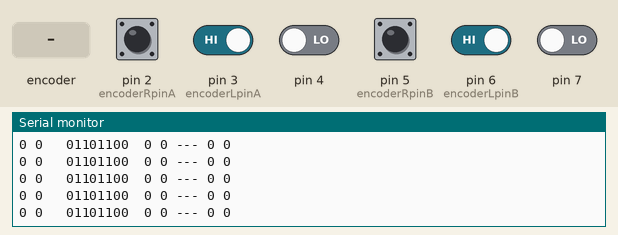
This sketch was run on a simulated Arduino Uno, built with avr-gcc and run on an emulated ATmega328P. Shown: the last lines printed to the serial monitor. The test bench sets the inputs (shaded band); at power-on: pin 2 (encoderRpinA), pin 3 (encoderLpinA), pin 5 (encoderRpinB), pin 6 (encoderLpinB) HIGH, pin 4, pin 7 LOW.

Above: at 1.2 s.
1.3 s: rotary encoder on pin 2 (encoderRpinA) / pin 5 (encoderRpinB) turned 1 step (first pin leading)
At 1.8 s:
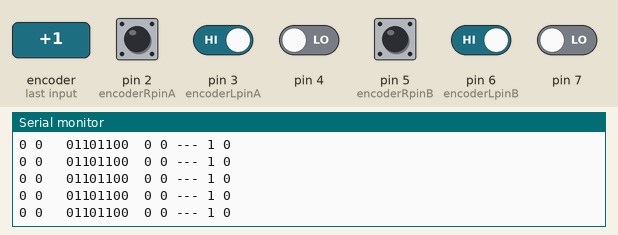
3.0 s: pin 3 (encoderLpinA) driven LOW
At 3.8 s:
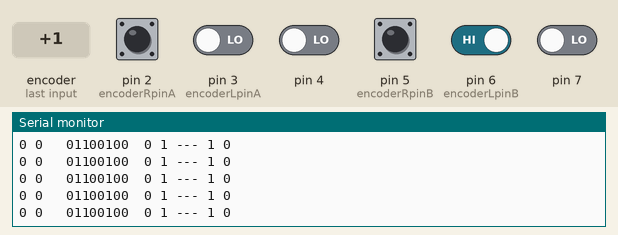
6.0 s: pin 4 driven HIGH
At 6.9 s:
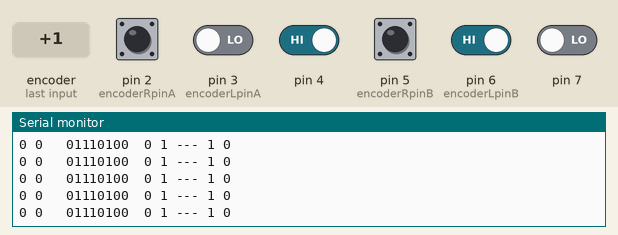
9.0 s: pin 6 (encoderLpinB) driven LOW
At 9.5 s:
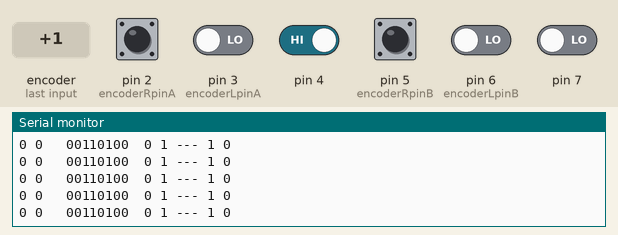
12.0 s: pin 7 driven HIGH
Timing chart, 0 to 12.3 s (numbered marks = the images above; inputs shaded):
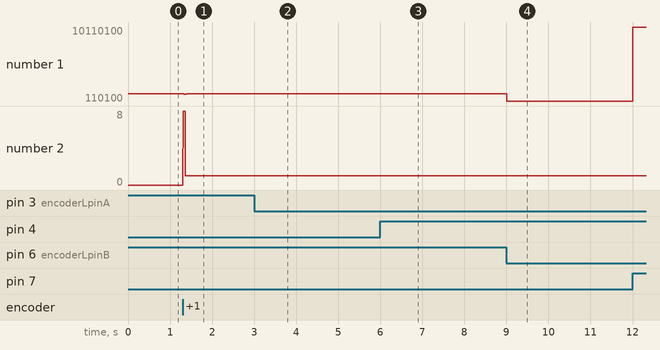

Measured:
- after the input at 1.3 s, the serial monitor: prints a new line at once (image 1)
- after the input at 3.0 s, the serial monitor: prints a new line at once (image 2)
- after the input at 6.0 s, the serial monitor: prints a new line at once (image 3)
- after the input at 9.0 s, the serial monitor: prints a new line at once (image 4)
- plotted number 1: 1101100 → 1100100 after the input at 3.0 s, 1100100 → 1110100 after the input at 6.0 s, 1110100 → 110100 after the input at 9.0 s, 110100 → 10110100 after the input at 12.0 s
- plotted number 2: 0 → 1 after the input at 1.3 s

The sketch:

EncoderEx4.ino
```cpp
// Right Wheel
const byte encoderRpinA = 2; // interrupt 0
const byte encoderRpinB = 5;

// Left Wheel
const byte encoderLpinA = 3; // interrupt 1
const byte encoderLpinB = 6;

byte interrupt0 = 0;
byte interrupt1 = 0;
byte currentR = 0;
byte currentL = 0;

void setup() {
  Serial.begin(57600);
  EncoderInit();
}

void loop() {
//  Serial.println(digitalRead(4));
//  delay(100);
  int a = PIND;
  Serial.print(digitalRead(7));
  Serial.print(" ");
  Serial.print(digitalRead(0));
  Serial.print("   ");
  if (a<2) Serial.print(B0);
  if (a<4) Serial.print(B0);
  if (a<8) Serial.print(B0);
  if (a<16) Serial.print(B0);
  if (a<32) Serial.print(B0);
  if (a<64) Serial.print(B0);
  if (a<128) Serial.print(B0);
//  if (a<256) Serial.print(B0);
//  if (a<512) Serial.print(B0);
  Serial.print(PIND,BIN);
  Serial.print("  ");
  Serial.print(interrupt0);
  Serial.print(" ");
  Serial.print(interrupt1);
  Serial.print(" --- ");
  Serial.print(currentR);
  Serial.print(" ");
  Serial.println(currentL);
//  Serial.print("  ");
//  Serial.print(digitalRead(2));
//  Serial.println(digitalRead(5));
}

void EncoderInit() {
//  pinMode(encoderRpinB,INPUT);
//  pinMode(encoderLpinB,INPUT);
//  attachInterrupt(digitalPinToInterrupt(encoderRpinA),
//                  wheelR,CHANGE);
//  attachInterrupt(digitalPinToInterrupt(encoderLpinA),
//                  wheelL,CHANGE);
  attachInterrupt(0,wheelR,CHANGE);
  attachInterrupt(1,wheelL,CHANGE);
}

void wheelR() {
  currentR = (PIND & 0b00100100) >> 2;

  if (interrupt0 == 0)
    interrupt0 = 1;
  else
    interrupt0 = 0;
}

void wheelL() {
  if (interrupt1 == 0)
    interrupt1 = 1;
  else
    interrupt1 = 0;
}
```
